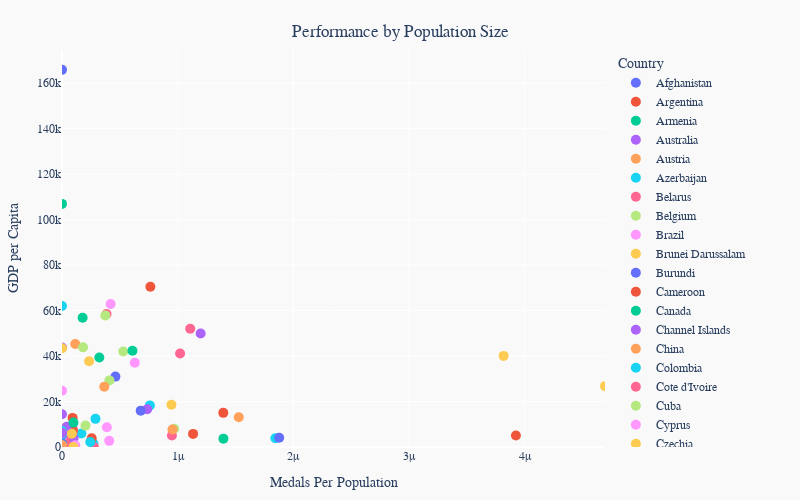

Notebook source saved alongside this figure:
### Code cell
# Import necessary libraries
import plotly.graph_objs as go
import plotly.offline as pyo
import plotly.subplots as sp
import numpy as np
df = pd.read_csv('olympic_data_country_medal_year.csv')
# Create figure
scatter_plot = go.Figure()

# Set default year
selected_year = 2016
df_year = df[df['Year']==selected_year]
# Create two subplots

# Add first chart to subplot 1
scatter_plot = px.scatter(df_year, y="GDP_Per_Capita", x="Y_Capita_Per_Medal", color="Country_Name", hover_name="Country_Name")
scatter_plot.update_traces(marker_size=10, showlegend=True)
scatter_plot.update_layout(scattermode="group", scattergap=0.5)


# Update layout
scatter_plot.update_layout(
    title={
        'text': "Performance by Population Size",
        'y':0.95,
        'x':0.5,
        'xanchor': 'center',
        'yanchor': 'top'},
    xaxis_title="Medals Per Population",
    yaxis_title="GDP per Capita",
    legend_title="Country",
    font=dict(family="Arial", size=12),
    plot_bgcolor="#F9F9F9",
    hovermode="closest",
    margin=dict(l=50, r=50, t=50, b=50),
    paper_bgcolor="#F9F9F9",
    height=500,
    width=800,
)

    
scatter_plot.show()
